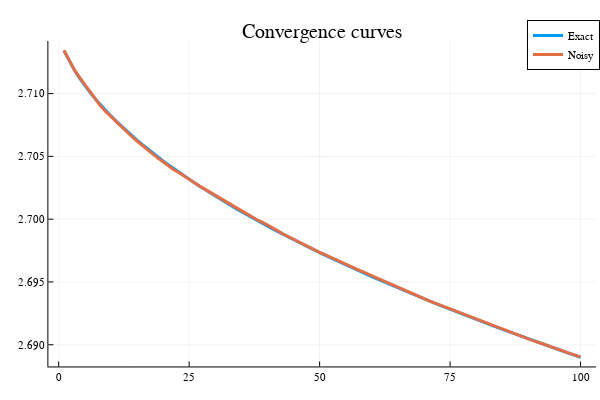

Notebook code cell kept with this figure:
### Code cell
#Pkg.add("Plots")
using Plots
using Random, Distributions
#Initialisation

fstar = Rstar
x = zeros(n,1);
xp=zeros(n,1);
i = 0;
fbest =1e10; # $f_{best}^0$: cas du sous-gradient exact
fbestp=1e10; # $f_{best}^0$: cas du sous-gradient bruité
histo =[];# Suite des itérés f_{best}^k-f_{star} pour le cas du sous-gradient exact
histop=[];# Suite des itérés f_{best}^k-f_{star}, pour le cas du sous-gradient bruité

#Niveau de bruit
noise_lvl=.3;

# Resolution 
# Insérer votre code
xbest = x
xbestp = x
pas = 10^-4
itermax=100;
while i < itermax
    i = i + 1;
    # Insérer votre code
    x = xbest
    xp = xbestp
    xbest = x- pas/sqrt(i+1)*subgrad(A,b,x)
    d = Normal(0,3e-1)
    bruit = rand(d, n)
    xbestp = xp- pas/sqrt(i+1)*(subgrad(A,b,xp).+bruit)
    fbest,j = findmax(A*xbest-b)
    fbestp,j = findmax(A*xbestp-b)
    # Stockage
    append!( histo, fbest)
    append!( histop, fbestp)
end
# Fin insérer code
#Affichage des courbes de convergence
plotly();
iter=1:100;
hf=[histo,histop];
plot(iter,hf,title="Convergence curves",label=["Exact" "Noisy"],lw=3)

### Figure 1 — Plotly figure (JSON) as saved in the notebook; plotly's stock layout.template omitted (floating-point values rounded to 4 significant figures)
{"data": [{"colorbar": {"title": ""}, "legendgroup": "Exact", "line": {"color": "rgba(0, 154, 250, 1.000)", "dash": "solid", "shape": "linear", "width": 3}, "mode": "lines", "name": "Exact", "showlegend": true, "type": "scatter", "x": [1, 2, 3, 4, 5, 6, 7, 8, 9, 10, 11, 12, 13, 14, 15, 16, 17, 18, 19, 20, 21, 22, 23, 24, 25, 26, 27, 28, 29, 30, 31, 32, 33, 34, 35, 36, 37, 38, 39, 40, 41, 42, 43, 44, 45, 46, 47, 48, 49, 50, 51, 52, 53, 54, 55, 56, 57, 58, 59, 60, 61, 62, 63, 64, 65, 66, 67, 68, 69, 70, 71, 72, 73, 74, 75, 76, 77, 78, 79, 80, 81, 82, 83, 84, 85, 86, 87, 88, 89, 90, 91, 92, 93, 94, 95, 96, 97, 98, 99, 100], "xaxis": "x", "y": [2.713, 2.713, 2.712, 2.711, 2.711, 2.71, 2.71, 2.709, 2.709, 2.708, 2.708, 2.707, 2.707, 2.707, 2.706, 2.706, 2.706, 2.705, 2.705, 2.705, 2.704, 2.704, 2.704, 2.703, 2.703, 2.703, 2.703, 2.702, 2.702, 2.702, 2.702, 2.701, 2.701, 2.701, 2.701, 2.7, 2.7, 2.7, 2.7, 2.699, 2.699, 2.699, 2.699, 2.699, 2.698, 2.698, 2.698, 2.698, 2.698, 2.697, 2.697, 2.697, 2.697, 2.697, 2.696, 2.696, 2.696, 2.696, 2.696, 2.695, 2.695, 2.695, 2.695, 2.695, 2.695, 2.694, 2.694, 2.694, 2.694, 2.694, 2.693, 2.693, 2.693, 2.693, 2.693, 2.693, 2.692, 2.692, 2.692, 2.692, 2.692, 2.692, 2.692, 2.691, 2.691, 2.691, 2.691, 2.691, 2.691, 2.69, 2.69, 2.69, 2.69, 2.69, 2.69, 2.69, 2.689, 2.689, 2.689, 2.689], "yaxis": "y", "zmax": null, "zmin": null}, {"colorbar": {"title": ""}, "legendgroup": "Noisy", "line": {"color": "rgba(227, 111, 71, 1.000)", "dash": "solid", "shape": "linear", "width": 3}, "mode": "lines", "name": "Noisy", "showlegend": true, "type": "scatter", "x": [1, 2, 3, 4, 5, 6, 7, 8, 9, 10, 11, 12, 13, 14, 15, 16, 17, 18, 19, 20, 21, 22, 23, 24, 25, 26, 27, 28, 29, 30, 31, 32, 33, 34, 35, 36, 37, 38, 39, 40, 41, 42, 43, 44, 45, 46, 47, 48, 49, 50, 51, 52, 53, 54, 55, 56, 57, 58, 59, 60, 61, 62, 63, 64, 65, 66, 67, 68, 69, 70, 71, 72, 73, 74, 75, 76, 77, 78, 79, 80, 81, 82, 83, 84, 85, 86, 87, 88, 89, 90, 91, 92, 93, 94, 95, 96, 97, 98, 99, 100], "xaxis": "x", "y": [2.713, 2.713, 2.712, 2.711, 2.711, 2.71, 2.71, 2.709, 2.709, 2.708, 2.708, 2.707, 2.707, 2.707, 2.706, 2.706, 2.706, 2.705, 2.705, 2.705, 2.704, 2.704, 2.704, 2.703, 2.703, 2.703, 2.703, 2.702, 2.702, 2.702, 2.702, 2.701, 2.701, 2.701, 2.701, 2.7, 2.7, 2.7, 2.7, 2.7, 2.699, 2.699, 2.699, 2.699, 2.698, 2.698, 2.698, 2.698, 2.698, 2.697, 2.697, 2.697, 2.697, 2.697, 2.696, 2.696, 2.696, 2.696, 2.696, 2.695, 2.695, 2.695, 2.695, 2.695, 2.695, 2.694, 2.694, 2.694, 2.694, 2.694, 2.694, 2.693, 2.693, 2.693, 2.693, 2.693, 2.693, 2.692, 2.692, 2.692, 2.692, 2.692, 2.692, 2.691, 2.691, 2.691, 2.691, 2.691, 2.691, 2.69, 2.69, 2.69, 2.69, 2.69, 2.69, 2.69, 2.689, 2.689, 2.689, 2.689], "yaxis": "y", "zmax": null, "zmin": null}], "layout": {"annotations": [{"font": {"color": "rgba(0, 0, 0, 1.000)", "family": "sans-serif", "size": 20}, "rotation": 0, "showarrow": false, "text": "Convergence curves", "x": 0.537, "xanchor": "center", "xref": "paper", "y": 1, "yanchor": "top", "yref": "paper"}], "height": 400, "legend": {"bgcolor": "rgba(255, 255, 255, 1.000)", "bordercolor": "rgba(0, 0, 0, 1.000)", "borderwidth": 1, "font": {"color": "rgba(0, 0, 0, 1.000)", "family": "sans-serif", "size": 11}, "tracegroupgap": 0, "traceorder": "normal", "x": 1, "xanchor": "auto", "y": 1, "yanchor": "auto"}, "margin": {"b": 20, "l": 0, "r": 0, "t": 20}, "paper_bgcolor": "rgba(255, 255, 255, 1.000)", "plot_bgcolor": "rgba(255, 255, 255, 1.000)", "showlegend": true, "width": 600, "xaxis": {"anchor": "y", "domain": [0.08064, 0.9934], "gridcolor": "rgba(0, 0, 0, 0.100)", "gridwidth": 0.5, "linecolor": "rgba(0, 0, 0, 1.000)", "mirror": false, "range": [-1.97, 103.0], "showgrid": true, "showline": true, "showticklabels": true, "tickangle": 0, "tickcolor": "rgb(0, 0, 0)", "tickfont": {"color": "rgba(0, 0, 0, 1.000)", "family": "sans-serif", "size": 11}, "tickmode": "array", "ticks": "inside", "ticktext": ["0", "25", "50", "75", "100"], "tickvals": [0, 25, 50, 75, 100], "title": "", "titlefont": {"color": "rgba(0, 0, 0, 1.000)", "family": "sans-serif", "size": 15}, "type": "-", "visible": true, "zeroline": false, "zerolinecolor": "rgba(0, 0, 0, 1.000)"}, "yaxis": {"anchor": "x", "domain": [0.03762, 0.9415], "gridcolor": "rgba(0, 0, 0, 0.100)", "gridwidth": 0.5, "linecolor": "rgba(0, 0, 0, 1.000)", "mirror": false, "range": [2.688, 2.714], "showgrid": true, "showline": true, "showticklabels": true, "tickangle": 0, "tickcolor": "rgb(0, 0, 0)", "tickfont": {"color": "rgba(0, 0, 0, 1.000)", "family": "sans-serif", "size": 11}, "tickmode": "array", "ticks": "inside", "ticktext": ["2.690", "2.695", "2.700", "2.705", "2.710"], "tickvals": [2.69, 2.695, 2.7, 2.705, 2.71], "title": "", "titlefont": {"color": "rgba(0, 0, 0, 1.000)", "family": "sans-serif", "size": 15}, "type": "-", "visible": true, "zeroline": false, "zerolinecolor": "rgba(0, 0, 0, 1.000)"}}}
